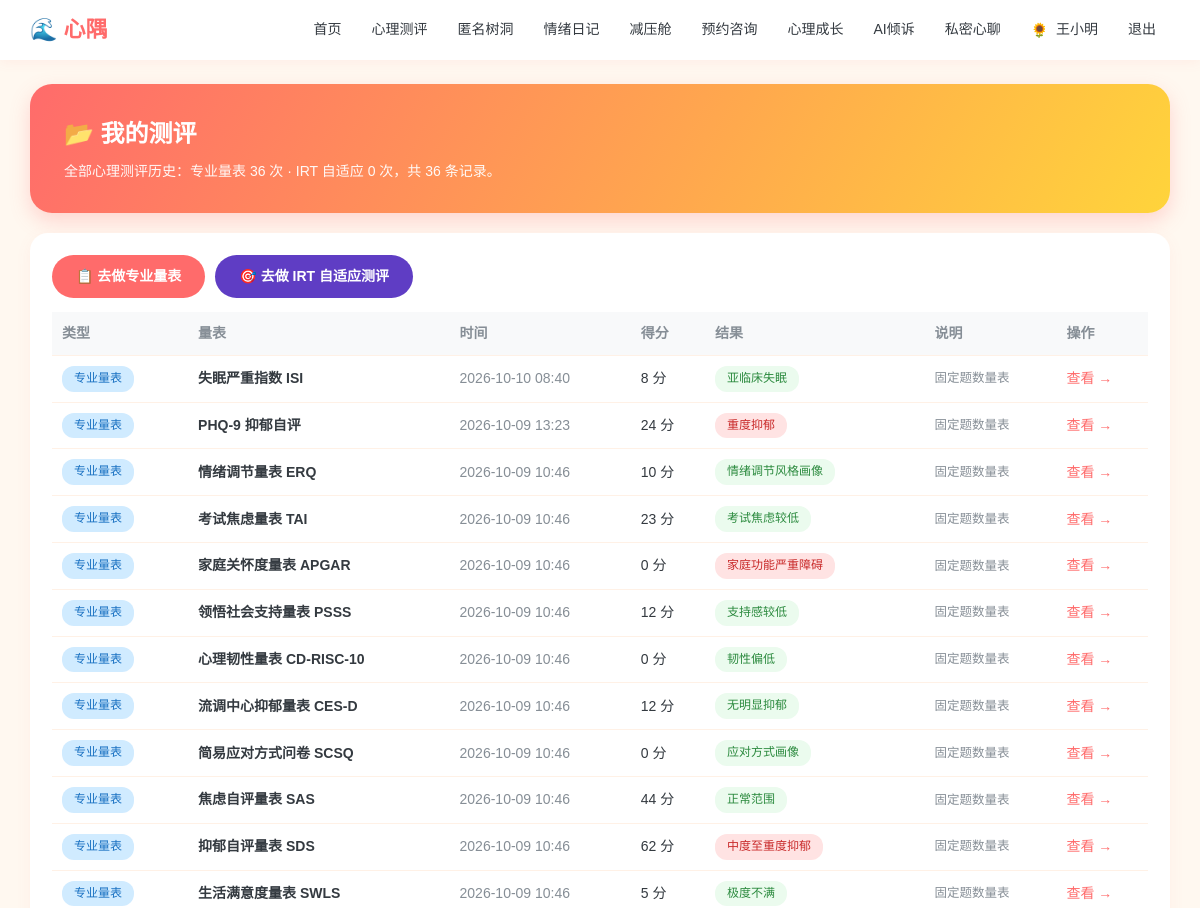
The app's page /my_assessments (signed in, upper part), older data.
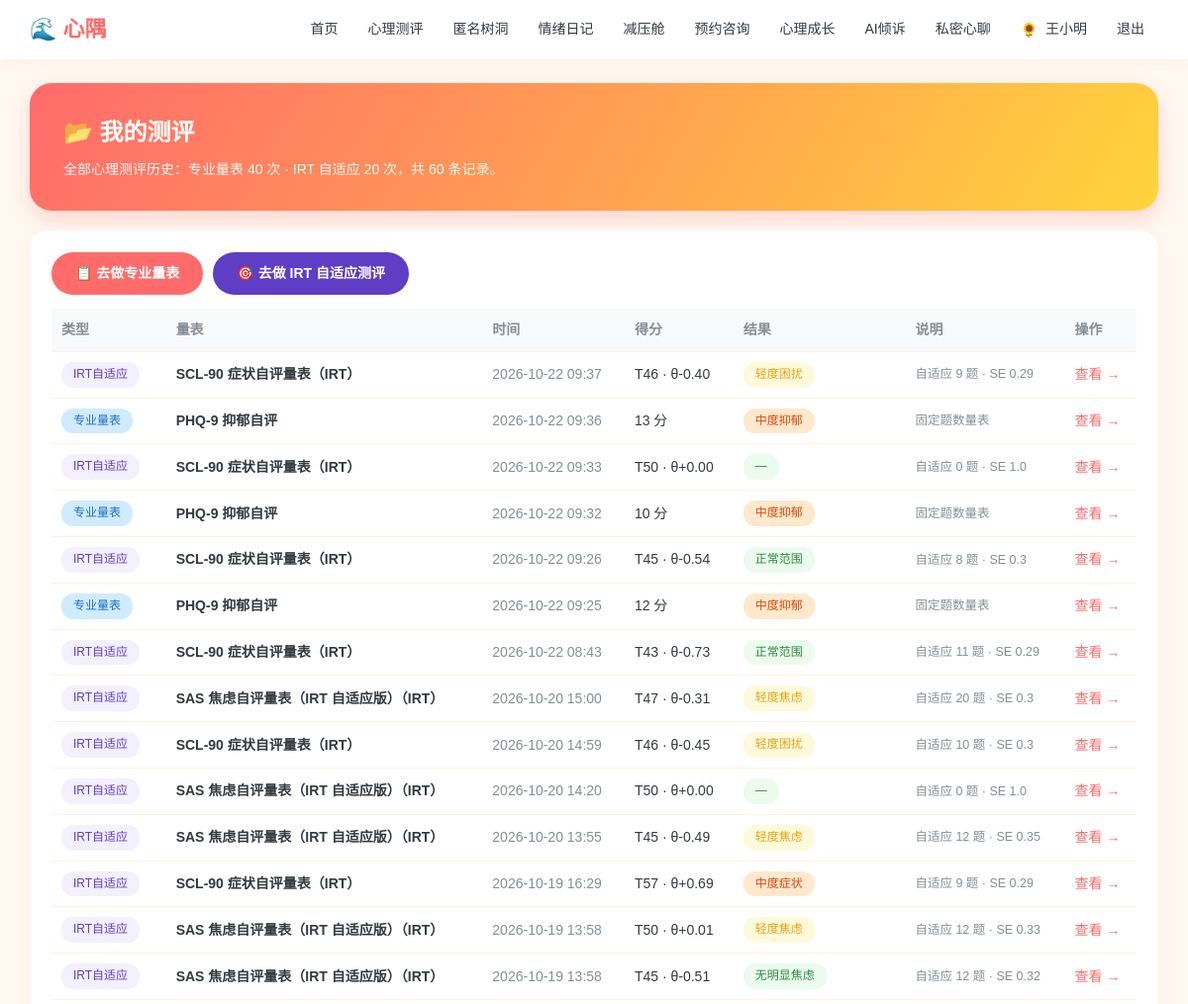
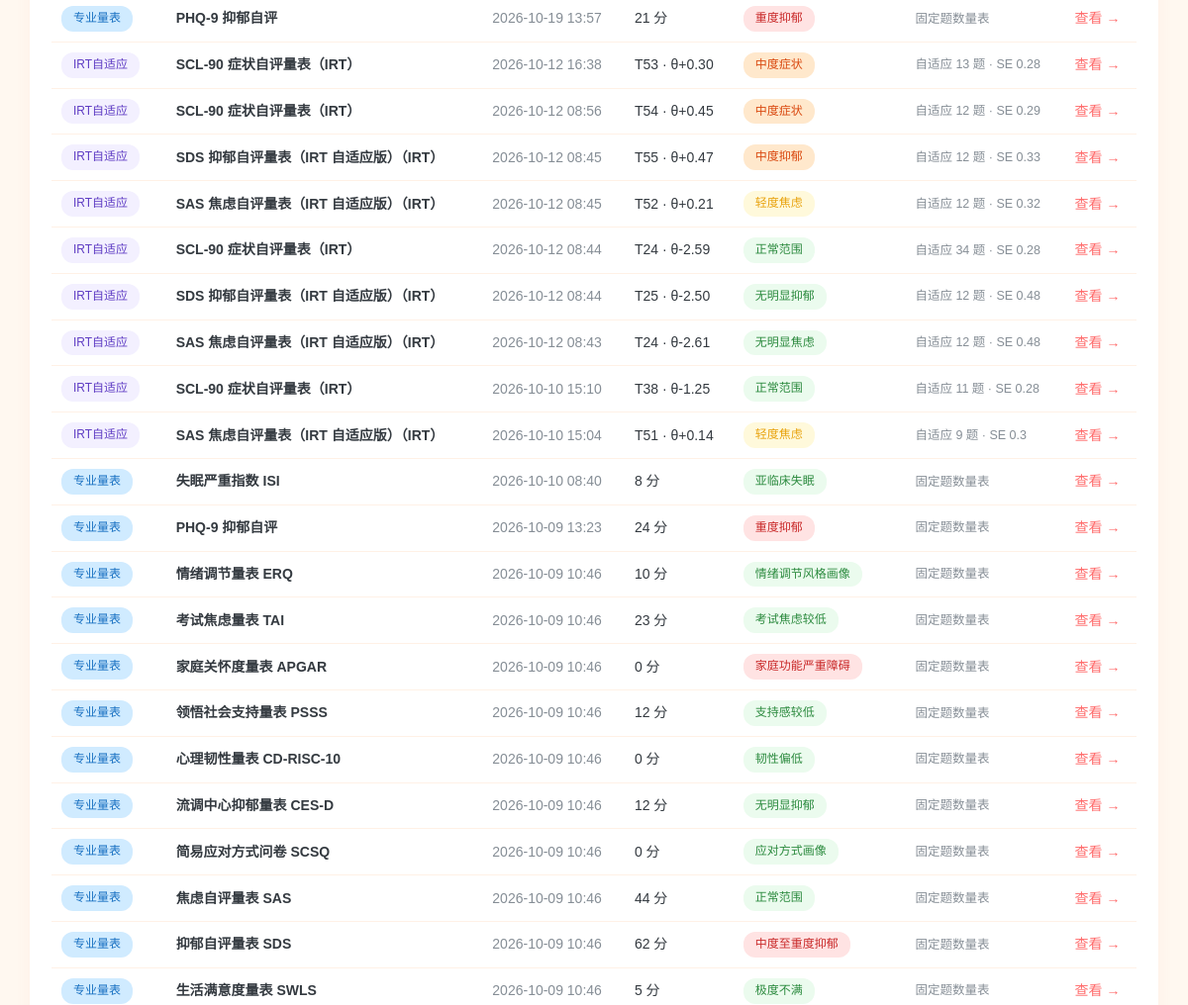
The same page, newer data (2 pictures, top to bottom).
### models.py (models this page shows)
class Assessment(db.Model):
    __tablename__ = "assessments"
    id = db.Column(db.Integer, primary_key=True)
    user_id = db.Column(db.Integer, db.ForeignKey("users.id"))
    scale_code = db.Column(db.String(32))
    answers = db.Column(db.Text)
    score = db.Column(db.Integer, default=0)
    level = db.Column(db.String(32), default="")
    advice = db.Column(db.Text, default="")
    created_at = db.Column(db.DateTime, default=datetime.now)

class IRTTest(db.Model):
    __tablename__ = "irt_tests"
    id = db.Column(db.Integer, primary_key=True)
    user_id = db.Column(db.Integer, db.ForeignKey("users.id"))
    scale_code = db.Column(db.String(16))           #scl90/sas/sds
    theta = db.Column(db.Float, default=0.0)       #最终潜变量估计
    se = db.Column(db.Float, default=1.0)         #测量标准误
    t_score = db.Column(db.Integer, default=50)    #T分
    level = db.Column(db.String(32), default="")   #风险等级
    n_items = db.Column(db.Integer, default=0)      #实际作答题数
    responses = db.Column(db.Text, default="")
    dims = db.Column(db.Text, default="")
    created_at = db.Column(db.DateTime, default=datetime.now)

### app.py (the view)
@app.route("/my_assessments")
@login_required()
def my_assessments(u):
    normal = Assessment.query.filter_by(user_id=u.id).order_by(Assessment.created_at.desc()).all()
    irt_rows = IRTTest.query.filter_by(user_id=u.id).order_by(IRTTest.created_at.desc()).all()
    merged = []
    for a in normal:
        merged.append({"kind": "normal","time": a.created_at,"name": engine.SCALES.get(a.scale_code, {}).get("name", a.scale_code),
            "code": a.scale_code,"score_text": f"{a.score} 分","level": a.level or "—","detail": "固定题数量表","url": url_for("history"),})
    for r in irt_rows:
        bank = engine_irt.load_bank()["scales"].get(r.scale_code, {})
        merged.append({"kind": "irt","time": r.created_at,"name": bank.get("name", r.scale_code.upper()) + "（IRT）",
            "code": r.scale_code,"score_text": f"T{r.t_score} · θ{round(r.theta,2):+.2f}","level": r.level or "—",
            "detail": f"自适应 {r.n_items} 题 · SE {round(r.se,2)}","url": url_for("irt_result", tid=r.id),})
    merged.sort(key=lambda x: x["time"], reverse=True)
    return render_template("my_assessments.html", u=u, rows=merged,n_normal=len(normal), n_irt=len(irt_rows))

### app.py (called while the page is built)
def login_required(role=None):
    def decor(f):
        @wraps(f)
        def wrapper(*args,**kwargs):
            uid = session.get("uid")
            if not uid:
                return redirect(url_for("login", next=request.path))
            u = db.session.get(User, uid)
            if not u:
                session.clear()
                return redirect(url_for("login"))
            if not u.profile_completed and request.endpoint not in (
                    "profile", "logout", "static", "avatar_upload"):
                flash("首次登录请先完善你的基本信息", "warn")
                return redirect(url_for("profile"))
            if role and u.role != role:
                flash("该页面需要相应权限", "warn")
                return redirect(url_for("index"))
            return f(u, *args, **kwargs)
        return wrapper
    return decor

### engine_irt.py (called while the page is built)
def load_bank():
    global _bank_cache
    if _bank_cache is None:
        with open(BANK_PATH, "r", encoding="utf-8") as f:
            _bank_cache = json.load(f)
    return _bank_cache

### templates/my_assessments.html (shortened to what this page needs)
{% extends "base.html" %}
{% block body %}
<div class="hero-banner">
  <h1>📂 我的测评</h1>
  <p>全部心理测评历史：专业量表 {{ n_normal }} 次 · IRT 自适应 {{ n_irt }} 次，共 {{ rows|length }} 条记录。</p>
</div>
<div class="card">
  <div style="display:flex;gap:10px;margin-bottom:14px;flex-wrap:wrap">
    <a class="btn" href="{{ url_for('assessments') }}">📋 去做专业量表</a>
    <a class="btn" style="background:#5f3dc4;color:#fff" href="{{ url_for('irt_home') }}">🎯 去做 IRT 自适应测评</a>
  </div>
  {% if rows %}
  <table class="tbl" style="width:100%;border-collapse:collapse;font-size:14px">
    <tr style="background:#f8f9fa">
      <th style="padding:10px;text-align:left">类型</th>
      <th style="padding:10px;text-align:left">量表</th>
      <th style="padding:10px;text-align:left">时间</th>
      <th style="padding:10px;text-align:left">得分</th>
      <th style="padding:10px;text-align:left">结果</th>
      <th style="padding:10px;text-align:left">说明</th>
      <th style="padding:10px;text-align:left">操作</th>
    </tr>
    {% for r in rows %}
    <tr style="border-bottom:1px solid #eef2f7">
      <td style="padding:10px">
        {% if r.kind == 'irt' %}
        <span class="tag" style="background:#f3f0ff;color:#5f3dc4">IRT自适应</span>
        {% else %}
        <span class="tag tag-blue">专业量表</span>
        {% endif %}
      </td>
      <td style="padding:10px;font-weight:600">{{ r.name }}</td>
      <td style="padding:10px;color:#868e96;white-space:nowrap">{{ r.time.strftime('%Y-%m-%d %H:%M') }}</td>
      <td style="padding:10px">{{ r.score_text }}</td>
      <td style="padding:10px">
        {% if '重' in r.level or '危险' in r.level %}
        <span class="tag tag-red">{{ r.level }}</span>
        {% elif '中' in r.level %}
        <span class="tag tag-orange">{{ r.level }}</span>
        {% elif '轻' in r.level %}
        <span class="tag" style="background:#fff9db;color:#e8a20d">{{ r.level }}</span>
        {% else %}
        <span class="tag" style="background:#ebfbee;color:#2b8a3e">{{ r.level }}</span>
        {% endif %}
      </td>
      <td style="padding:10px;color:#868e96;font-size:12.5px">{{ r.detail }}</td>
      <td style="padding:10px;white-space:nowrap"><a href="{{ r.url }}">查看 →</a></td>
    </tr>
    {% endfor %}
  </table>
  {% else %}
  <div style="text-align:center;color:#adb5bd;padding:50px 20px">
    <div style="font-size:40px;margin-bottom:10px">📭</div>
    <p>还没有任何测评记录</p>
    <a class="btn" href="{{ url_for('assessments') }}">立即做一次测评 →</a>
  </div>
  {% endif %}
</div>
{% endblock %}

Row changes from the older to the newer data that the page shows:
added IRTTest: shows "IRT自适应", name "SCL-90 症状自评量表（IRT）", time "2026-10-22 09:37", score_text "T46 · θ-0.40", level "轻度困扰", detail "自适应 9 题 · SE 0.29"
added Assessment: shows "专业量表", name "PHQ-9 抑郁自评", time "2026-10-22 09:36", score_text "13 分", level "中度抑郁", detail "固定题数量表"
added IRTTest: shows "IRT自适应", name "SCL-90 症状自评量表（IRT）", time "2026-10-22 09:33", score_text "T50 · θ+0.00", level "—", detail "自适应 0 题 · SE 1.0"
added Assessment: shows "专业量表", name "PHQ-9 抑郁自评", time "2026-10-22 09:32", score_text "10 分", level "中度抑郁", detail "固定题数量表"
added IRTTest: shows "IRT自适应", name "SCL-90 症状自评量表（IRT）", time "2026-10-22 09:26", score_text "T45 · θ-0.54", level "正常范围", detail "自适应 8 题 · SE 0.3"
added Assessment: shows "专业量表", name "PHQ-9 抑郁自评", time "2026-10-22 09:25", score_text "12 分", level "中度抑郁", detail "固定题数量表"
added IRTTest: shows "IRT自适应", name "SCL-90 症状自评量表（IRT）", time "2026-10-22 08:43", score_text "T43 · θ-0.73", level "正常范围", detail "自适应 11 题 · SE 0.29"
added IRTTest: shows "IRT自适应", name "SAS 焦虑自评量表（IRT 自适应版）（IRT）", time "2026-10-20 15:00", score_text "T47 · θ-0.31", level "轻度焦虑", detail "自适应 20 题 · SE 0.3"
added IRTTest: shows "IRT自适应", name "SCL-90 症状自评量表（IRT）", time "2026-10-20 14:59", score_text "T46 · θ-0.45", level "轻度困扰", detail "自适应 10 题 · SE 0.3"
added IRTTest: shows "IRT自适应", name "SAS 焦虑自评量表（IRT 自适应版）（IRT）", time "2026-10-20 14:20", score_text "T50 · θ+0.00", level "—", detail "自适应 0 题 · SE 1.0"
added IRTTest: shows "IRT自适应", name "SAS 焦虑自评量表（IRT 自适应版）（IRT）", time "2026-10-20 13:55", score_text "T45 · θ-0.49", level "轻度焦虑", detail "自适应 12 题 · SE 0.35"
added IRTTest: shows "IRT自适应", name "SCL-90 症状自评量表（IRT）", time "2026-10-19 16:29", score_text "T57 · θ+0.69", level "中度症状", detail "自适应 9 题 · SE 0.29"
added IRTTest: shows "IRT自适应", name "SAS 焦虑自评量表（IRT 自适应版）（IRT）", time "2026-10-19 13:58", score_text "T50 · θ+0.01", level "轻度焦虑", detail "自适应 12 题 · SE 0.33"
added IRTTest: shows "IRT自适应", name "SAS 焦虑自评量表（IRT 自适应版）（IRT）", time "2026-10-19 13:58", score_text "T45 · θ-0.51", level "无明显焦虑", detail "自适应 12 题 · SE 0.32"
added Assessment: shows "专业量表", name "PHQ-9 抑郁自评", time "2026-10-19 13:57", score_text "21 分", level "重度抑郁", detail "固定题数量表"
added IRTTest: shows "IRT自适应", name "SCL-90 症状自评量表（IRT）", time "2026-10-12 16:38", score_text "T53 · θ+0.30", level "中度症状", detail "自适应 13 题 · SE 0.28"
added IRTTest: shows "IRT自适应", name "SCL-90 症状自评量表（IRT）", time "2026-10-12 08:56", score_text "T54 · θ+0.45", level "中度症状", detail "自适应 12 题 · SE 0.29"
added IRTTest: shows "IRT自适应", name "SDS 抑郁自评量表（IRT 自适应版）（IRT）", time "2026-10-12 08:45", score_text "T55 · θ+0.47", level "中度抑郁", detail "自适应 12 题 · SE 0.33"
added IRTTest: shows "IRT自适应", name "SAS 焦虑自评量表（IRT 自适应版）（IRT）", time "2026-10-12 08:45", score_text "T52 · θ+0.21", level "轻度焦虑", detail "自适应 12 题 · SE 0.32"
added IRTTest: shows "IRT自适应", name "SCL-90 症状自评量表（IRT）", time "2026-10-12 08:44", score_text "T24 · θ-2.59", level "正常范围", detail "自适应 34 题 · SE 0.28"
added IRTTest: shows "IRT自适应", name "SDS 抑郁自评量表（IRT 自适应版）（IRT）", time "2026-10-12 08:44", score_text "T25 · θ-2.50", level "无明显抑郁", detail "自适应 12 题 · SE 0.48"
added IRTTest: shows "IRT自适应", name "SAS 焦虑自评量表（IRT 自适应版）（IRT）", time "2026-10-12 08:43", score_text "T24 · θ-2.61", level "无明显焦虑", detail "自适应 12 题 · SE 0.48"
added IRTTest: shows "IRT自适应", name "SCL-90 症状自评量表（IRT）", time "2026-10-10 15:10", score_text "T38 · θ-1.25", level "正常范围", detail "自适应 11 题 · SE 0.28"
added IRTTest: shows "IRT自适应", name "SAS 焦虑自评量表（IRT 自适应版）（IRT）", time "2026-10-10 15:04", score_text "T51 · θ+0.14", level "轻度焦虑", detail "自适应 9 题 · SE 0.3"
Text that changed along with them:
{{ n_normal }}: "36" → "40"
{{ n_irt }}: "0" → "20"
{{ rows|length }}: "36" → "60"
